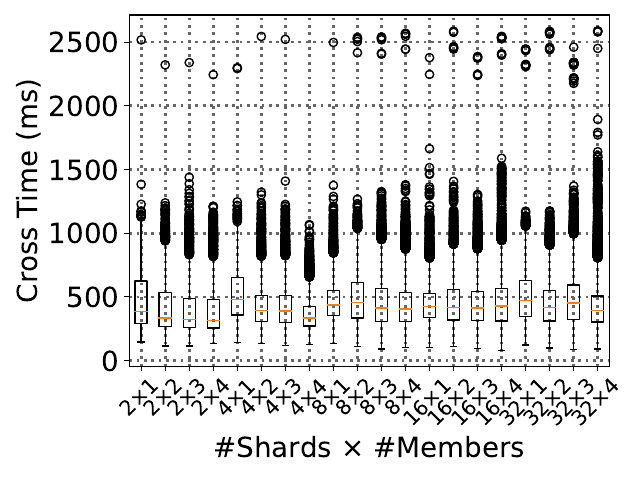

The script that saved this image:
import imp
import util
import matplotlib
import matplotlib.pyplot as plt
import numpy as np
import pandas as pd

plt.grid(True, color='#666666', linestyle = ":", linewidth = "2")

to_draw = []
to_draw.append([])
labels = []

for shard_cnt in [2, 4, 8, 16, 32]:
    for member_cnt in [1, 2, 3, 4]:
        labels.append(str(shard_cnt)+"$\\times$"+str(member_cnt))
        account_cnt = shard_cnt * 102400
        logdir = "meepo128/"+str(shard_cnt)+"x"+str(member_cnt)+"_erc20_transfer8192*500of"+str(account_cnt)
        all_crosstime = util.get_all_crosstime(logdir)
        to_draw[0].append(pd.array(all_crosstime))
        print(shard_cnt, member_cnt, len(all_crosstime))



def autolabel(rects):
    """Attach a text label above each bar in *rects*, displaying its height."""
    for rect in rects:
        height = rect.get_height()
        plt.annotate('{:.2f}'.format(height),
                    xy=(rect.get_x() + rect.get_width() / 2, height),
                    xytext=(0, 3),  # 3 points vertical offset
                    textcoords="offset points",
                    ha='center', va='bottom', fontsize=15)

rects1 = plt.boxplot(to_draw[0], labels=labels)

# autolabel(rects1)

# Add some text for labels, title and custom x-axis tick labels, etc.
plt.ylabel('Cross Time (ms)', fontsize=20)
plt.xlabel('#Shards $\\times$ #Members', fontsize=20)
plt.xticks(rotation=45, fontsize=15)
plt.yticks(fontsize=20)
# plt.ylim(0,35000)

plt.tight_layout()

plt.savefig("rq1-2_crosstime.pdf")
